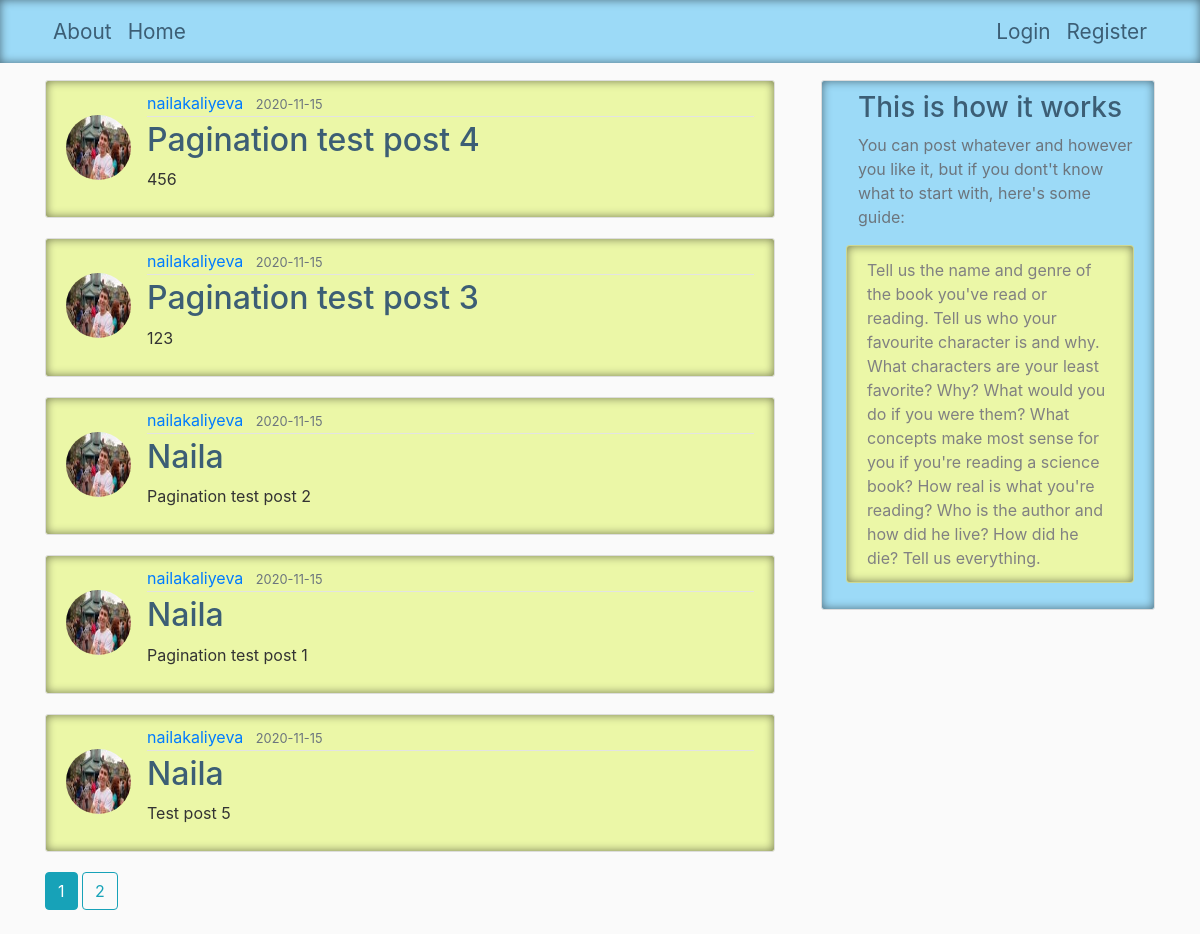
Page /home on the earlier database version.
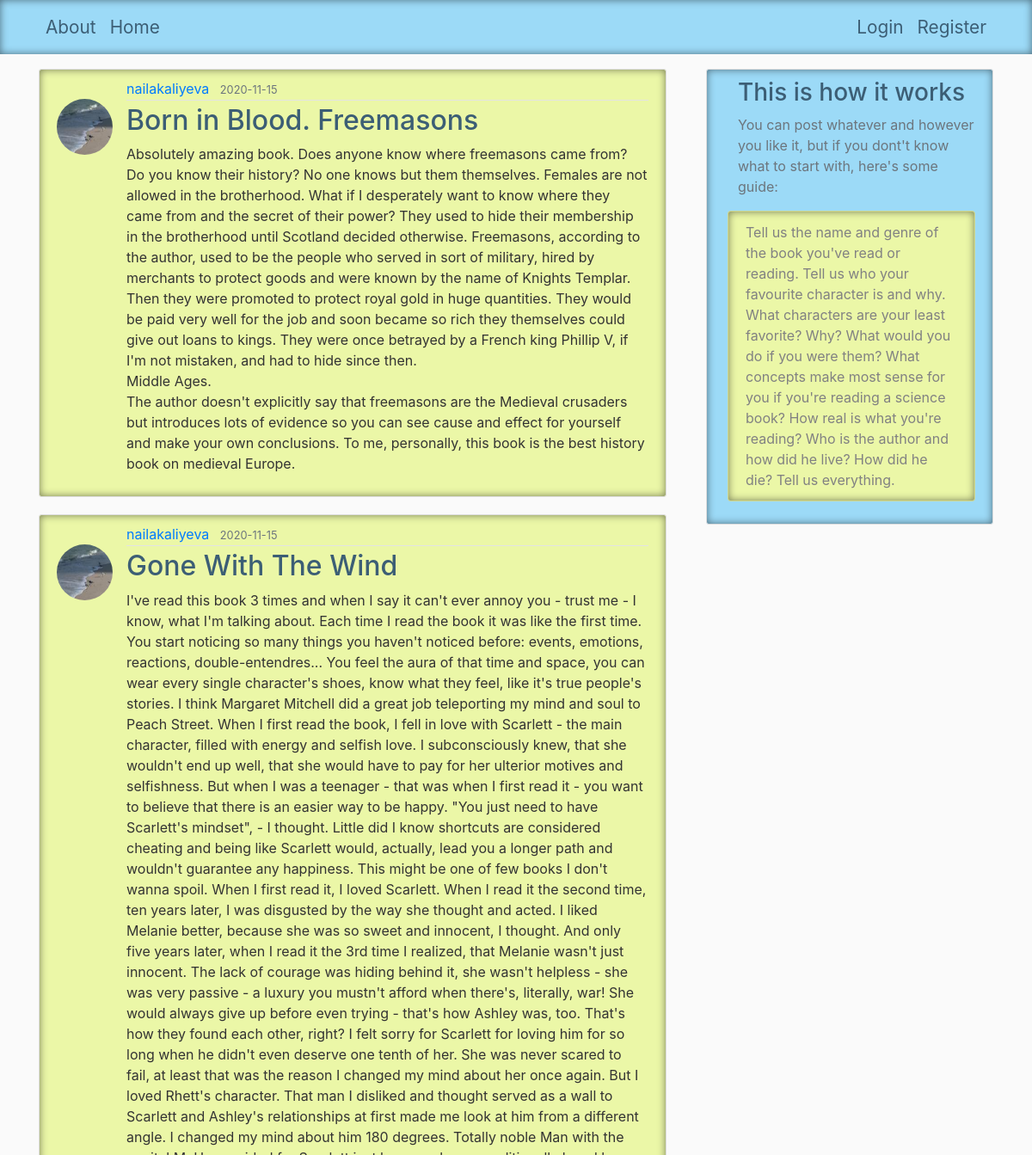
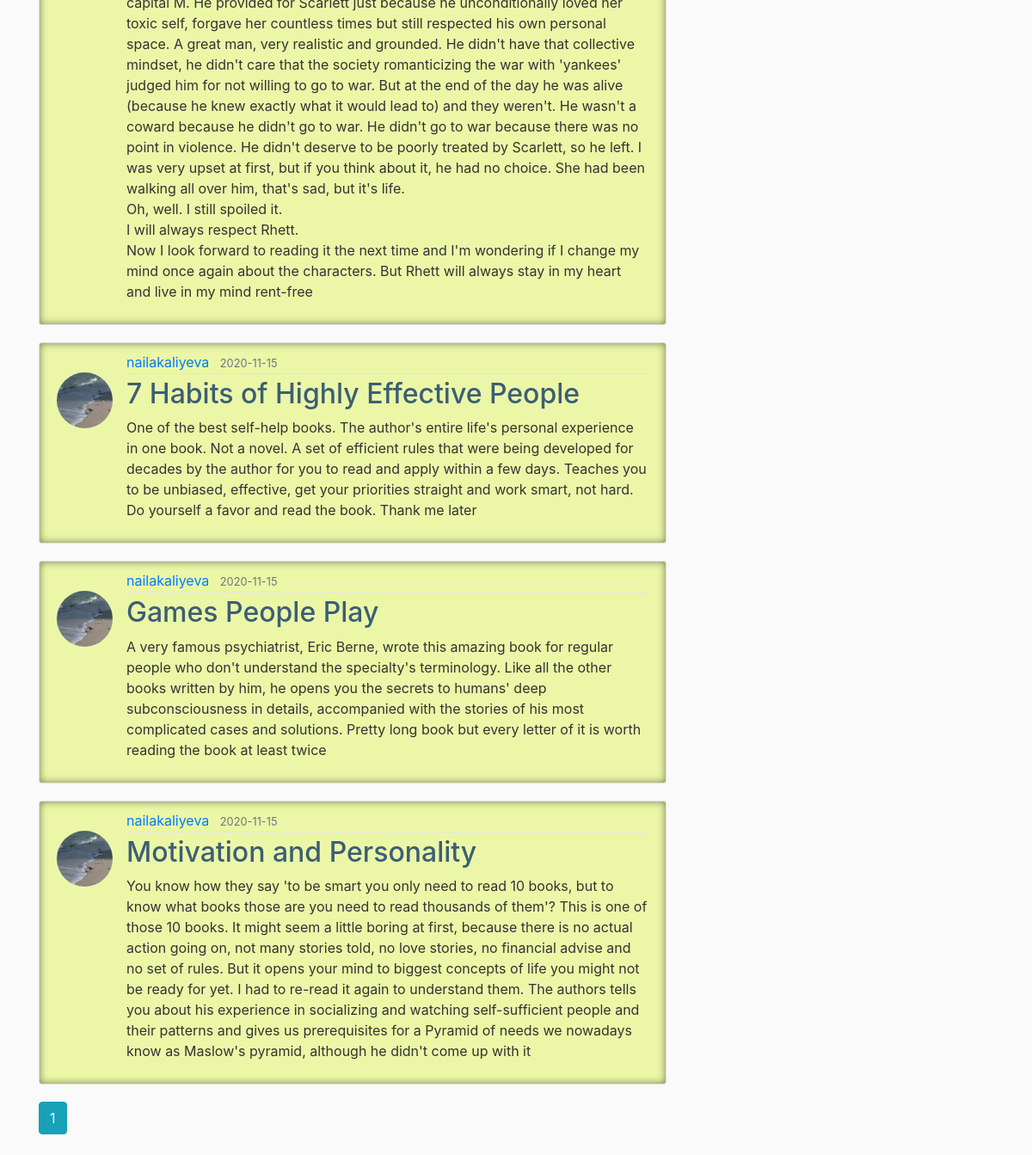
Same page on the later database version (2 pictures, top to bottom).
### flaskblog/models.py (models this page shows, shortened)
class Post(db.Model):
    id = db.Column(db.Integer, primary_key=True)
    title = db.Column(db.String(100), nullable=False)
    date_posted = db.Column(db.DateTime, nullable=False, default=datetime.utcnow)
    content = db.Column(db.Text, nullable=False)
    user_id = db.Column(db.Integer, db.ForeignKey('user.id'), nullable=False)

class User(db.Model, UserMixin):
    id = db.Column(db.Integer, primary_key=True)
    username = db.Column(db.String(20), unique=True, nullable=False)
    email = db.Column(db.String(120), unique=True, nullable=False)
    image_file = db.Column(db.String(20), nullable=False, default='default.jpg')
    password = db.Column(db.String(60), nullable=False)
    posts = db.relationship('Post', backref='author', lazy=True)

### flaskblog/main/routes.py (the view)
@main.route("/")
@main.route("/home")
def home():
    page = request.args.get('page', 1, type=int)
    posts = Post.query.order_by(Post.date_posted.desc()).paginate(page=page, per_page=5)
    return render_template('home.html', posts=posts)

### flaskblog/templates/home.html
{% extends "layout.html" %}
{% block content %}
    {% for post in posts.items %}
        <article class="media content-section" style="background-color: #ebf7a7; box-shadow: inset 0px 0px 10px rgba(0,0,0,0.5);">
          <img class="rounded-circle article-img mt-4" src="{{ url_for('static', filename='profile_pics/' + post.author.image_file) }}">
          <div class="media-body" >
            <div class="article-metadata">
              <a class="mr-2" href="{{ url_for('users.user_posts', username=post.author.username) }}">{{ post.author.username }}</a>
              <small class="text-muted">{{ post.date_posted.strftime('%Y-%m-%d') }}</small>
            </div>
            <h2><a class="article-title" href="{{ url_for('posts.post', post_id=post.id) }}" style="color: #3c5e75">{{ post.title }}</a></h2>
            <p class="article-content">{{ post.content }}</p>
          </div>
        </article>
    {% endfor %}
    {% for page_num in posts.iter_pages(left_edge=1, right_edge=1, left_current=1, right_current=2) %}
      {% if page_num %}
        {% if posts.page == page_num %}
          <a class="btn btn-info mb-4" href="{{ url_for('main.home', page=page_num) }}">{{ page_num }}</a>
        {% else %}
          <a class="btn btn-outline-info mb-4" href="{{ url_for('main.home', page=page_num) }}">{{ page_num }}</a>
        {% endif %}
      {% else %}
        ...
      {% endif %}
    {% endfor %}
{% endblock content %}

### flaskblog/templates/layout.html (shortened to what this page needs)
<!DOCTYPE html>
<html>
<head>
    <link rel="stylesheet" href="https://maxcdn.bootstrapcdn.com/bootstrap/4.0.0/css/bootstrap.min.css">
    <link rel="stylesheet" type="text/css" href="{{ url_for('static', filename='main.css') }}">
</head>
<body>
    <header class="site-header">
      <nav class="navbar navbar-expand-md navbar-light bg-steel fixed-top" style="background-color: #9cdaf7; box-shadow: inset 0px 0px 10px rgba(0,0,0,0.5);">
        <div class="container">
          <div class="collapse navbar-collapse" id="navbarToggle">
            <div class="navbar-nav mr-auto">
              <a class="nav-item nav-link" href="{{ url_for('main.about') }}" style="color: #3c5e75; font-size: 130%">About</a>
              <a class="nav-item nav-link" href="{{ url_for('main.home') }}" style="color: #3c5e75; font-size: 130%">Home</a>
            </div>
            <div class="navbar-nav">
              {% if current_user.is_authenticated %}
                <a class="nav-item nav-link" href="{{ url_for('posts.new_post') }}" style="color: #3c5e75; font-size: 130%">New Post</a>
                <a class="nav-item nav-link" href="{{ url_for('users.account') }}" style="color: #3c5e75; font-size: 130%">Account</a>
                <a class="nav-item nav-link" href="{{ url_for('users.logout') }}" style="color: #3c5e75; font-size: 130%">Logout</a>
              {% else %}
                <a class="nav-item nav-link" href="{{ url_for('users.login') }}" style="color: #3c5e75; font-size: 130%">Login</a>
                <a class="nav-item nav-link" href="{{ url_for('users.register') }}" style="color: #3c5e75; font-size: 130%">Register</a>
              {% endif %}
            </div>
          </div>
        </div>
      </nav>
    </header>
    <main role="main" class="container"  >
      <div class="row">
        <div class="col-md-8">
          {% block content %}{% endblock %}
        </div>
        <div class="col-md-4">
          <div class="content-section ml-3" style="background-color: #9cdaf7; box-shadow: inset 0px 0px 10px rgba(0,0,0,0.5);">
            <h3 class="ml-3" style="color: #3c5e75">This is how it works</h3>
            <p class='text-muted ml-3'>You can post whatever and however you like it, but if you dont't know what to start with, here's some guide:
              <ul class="list-group">
                <li class="list-group-item list-group-item-light ml-1" style="background-color: #ebf7a7; box-shadow: inset 0px 0px 10px rgba(0,0,0,0.5);">Tell us the name and genre of the book you've read or reading. Tell us who your favourite character is and why. What characters are your least favorite? Why? What would you do if you were them? What concepts make most sense for you if you're reading a science book? How real is what you're reading? Who is the author and how did he live? How did he die? Tell us everything.</li>
              </ul>
            </p>
          </div>
        </div>
      </div>
    </main>
</body>
</html>

### flaskblog/static/main.css (style rules this page uses)
body { background: #fafafa; color: #333333; margin-top: 5rem; }
h1, h2, h3, h4, h5, h6 { color: #444444; }
.bg-steel { background-color: #5f788a; }
.site-header .navbar-nav .nav-link { color: #cbd5db; }
.content-section { background: #ffffff; padding: 10px 20px; border: 1px solid #dddddd; border-radius: 3px; margin-bottom: 20px; }
.article-title { color: #444444; }
.article-content { white-space: pre-line; }
.article-img { height: 65px; width: 65px; margin-right: 16px; }
.article-metadata { padding-bottom: 1px; margin-bottom: 4px; border-bottom: 1px solid #e3e3e3 }

Differences in the rows shown:
changed Post: image_file: a different picture; title "Pagination test post 4" → "Born in Blood. Freemasons"; content "456" → "Absolutely amazing book. Does anyone know where freemasons came from? Do you know their history? No one knows but them themselves. Females are not allowed in the brotherhood. What if I desperately want to know where they came from and the secret of their power? They used to hide their membership in the brotherhood until Scotland decided otherwise. Freemasons, according to the author, used to be the people who served in sort of military, hired by merchants to protect goods and were known by the name of Knights Templar. Then they were promoted to protect royal gold in huge quantities. They would be paid very well for the job and soon became so rich they themselves could give out loans to…"
changed Post: image_file: a different picture; title "Pagination test post 3" → "Gone With The Wind"; content "123" → "I've read this book 3 times and when I say it can't ever annoy you - trust me - I know, what I'm talking about. Each time I read the book it was like the first time. You start noticing so many things you haven't noticed before: events, emotions, reactions, double-entendres... You feel the aura of that time and space, you can wear every single character's shoes, know what they feel, like it's true people's stories. I think Margaret Mitchell did a great job teleporting my mind and soul to Peach Street. When I first read the book, I fell in love with Scarlett - the main character, filled with energy and selfish love. I subconsciously knew, that she wouldn't end up well, that she would have to…"
changed Post: image_file: a different picture; title "Naila" → "7 Habits of Highly Effective People"; content "Pagination test post 2" → "One of the best self-help books. The author's entire life's personal experience in one book. Not a novel. A set of efficient rules that were being developed for decades by the author for you to read and apply within a few days. Teaches you to be unbiased, effective, get your priorities straight and work smart, not hard. Do yourself a favor and read the book. Thank me later"
changed Post: image_file: a different picture; title "Naila" → "Games People Play"; content "Pagination test post 1" → "A very famous psychiatrist, Eric Berne, wrote this amazing book for regular people who don't understand the specialty's terminology. Like all the other books written by him, he opens you the secrets to humans' deep subconsciousness in details, accompanied with the stories of his most complicated cases and solutions. Pretty long book but every letter of it is worth reading the book at least twice"
changed Post: image_file: a different picture; title "Naila" → "Motivation and Personality"; content "Test post 5" → "You know how they say 'to be smart you only need to read 10 books, but to know what books those are you need to read thousands of them'? This is one of those 10 books. It might seem a little boring at first, because there is no actual action going on, not many stories told, no love stories, no financial advise and no set of rules. But it opens your mind to biggest concepts of life you might not be ready for yet. I had to re-read it again to understand them. The authors tells you about his experience in socializing and watching self-sufficient people and their patterns and gives us prerequisites for a Pyramid of needs we nowadays know as Maslow's pyramid, although he didn't come up with it"
Other differences:
list line gone: "2"
